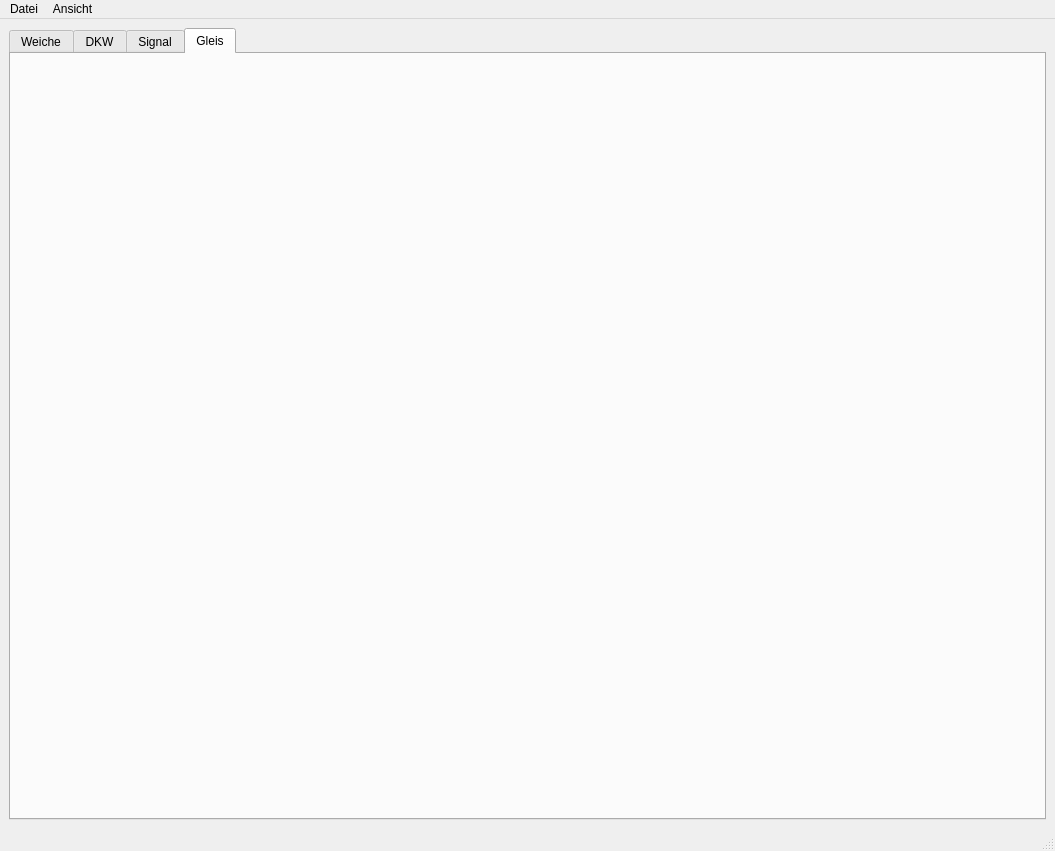
<?xml version="1.0" encoding="UTF-8"?>
<ui version="4.0">
 <class>MainWindow</class>
 <widget class="QMainWindow" name="MainWindow">
  <property name="geometry">
   <rect>
    <x>0</x>
    <y>0</y>
    <width>1055</width>
    <height>851</height>
   </rect>
  </property>
  <property name="windowTitle">
   <string>MainWindow</string>
  </property>
  <widget class="QWidget" name="centralwidget">
   <property name="autoFillBackground">
    <bool>true</bool>
   </property>
   <layout class="QVBoxLayout" name="verticalLayout">
    <item>
     <widget class="QTabWidget" name="studyWidgets">
      <property name="currentIndex">
       <number>3</number>
      </property>
      <widget class="SwitchStudy" name="switchTab">
       <attribute name="title">
        <string>Weiche</string>
       </attribute>
      </widget>
      <widget class="DoubleCrossSwitchStudy" name="dcSwitchTab">
       <attribute name="title">
        <string>DKW</string>
       </attribute>
      </widget>
      <widget class="SignalStudy" name="signalTab">
       <attribute name="title">
        <string>Signal</string>
       </attribute>
      </widget>
      <widget class="RailStudy" name="sectionTab">
       <attribute name="title">
        <string>Gleis</string>
       </attribute>
      </widget>
     </widget>
    </item>
   </layout>
  </widget>
  <widget class="QMenuBar" name="menubar">
   <property name="geometry">
    <rect>
     <x>0</x>
     <y>0</y>
     <width>1055</width>
     <height>22</height>
    </rect>
   </property>
   <widget class="QMenu" name="menuDatei">
    <property name="title">
     <string>Datei</string>
    </property>
    <addaction name="actionSaveWidget"/>
    <addaction name="actionQuit"/>
   </widget>
   <widget class="QMenu" name="menuAnsicht">
    <property name="title">
     <string>Ansicht</string>
    </property>
    <addaction name="actionTabLeft"/>
    <addaction name="actionTabRight"/>
   </widget>
   <addaction name="menuDatei"/>
   <addaction name="menuAnsicht"/>
  </widget>
  <widget class="QStatusBar" name="statusbar"/>
  <action name="actionSaveWidget">
   <property name="text">
    <string>Widget speichern</string>
   </property>
   <property name="toolTip">
    <string>Widget speichern</string>
   </property>
   <property name="shortcut">
    <string>Ctrl+S</string>
   </property>
  </action>
  <action name="actionQuit">
   <property name="text">
    <string>Programm beenden</string>
   </property>
   <property name="shortcut">
    <string>Ctrl+Q</string>
   </property>
  </action>
  <action name="actionTabLeft">
   <property name="text">
    <string>Linker Tab</string>
   </property>
   <property name="toolTip">
    <string>Links</string>
   </property>
   <property name="shortcut">
    <string>Ctrl+PgUp</string>
   </property>
  </action>
  <action name="actionTabRight">
   <property name="text">
    <string>Rechter Tab</string>
   </property>
   <property name="toolTip">
    <string>Rechts</string>
   </property>
   <property name="shortcut">
    <string>Ctrl+PgDown</string>
   </property>
  </action>
 </widget>
 <customwidgets>
  <customwidget>
   <class>SwitchStudy</class>
   <extends>QWidget</extends>
   <header location="global">switchstudy.h</header>
   <container>1</container>
  </customwidget>
  <customwidget>
   <class>DoubleCrossSwitchStudy</class>
   <extends>QWidget</extends>
   <header location="global">doublecrossswitchstudy.h</header>
   <container>1</container>
  </customwidget>
  <customwidget>
   <class>SignalStudy</class>
   <extends>QWidget</extends>
   <header location="global">signalstudy.h</header>
   <container>1</container>
  </customwidget>
  <customwidget>
   <class>RailStudy</class>
   <extends>QWidget</extends>
   <header location="global">railstudy.h</header>
   <container>1</container>
  </customwidget>
 </customwidgets>
 <resources/>
 <connections/>
</ui>
